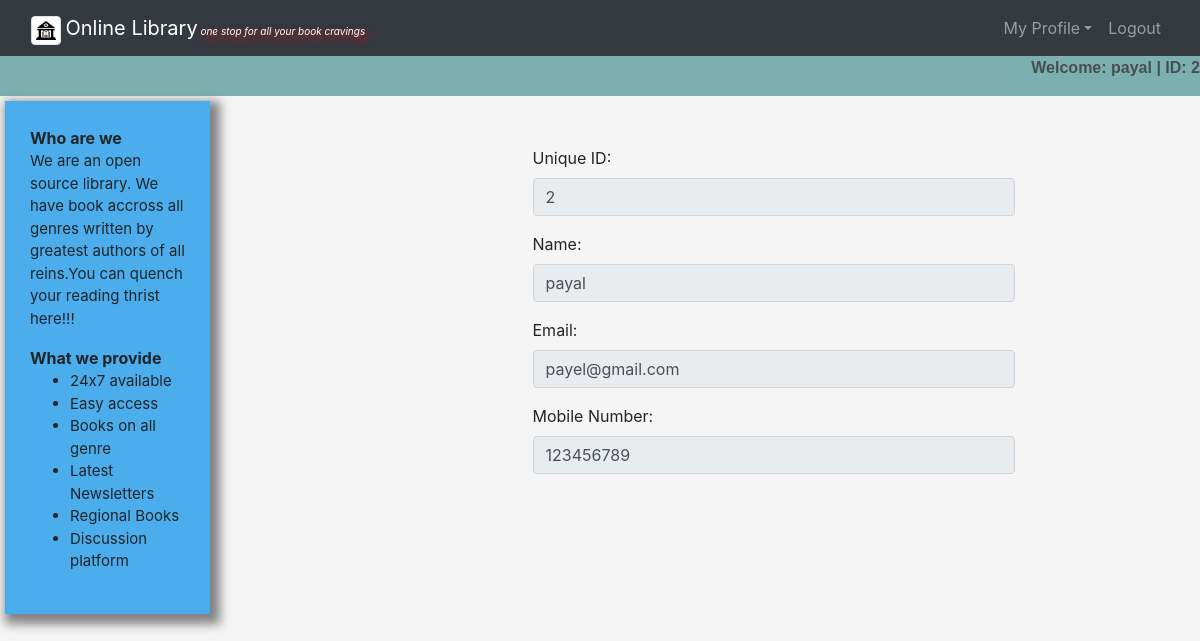
The page /view_profile.php (signed in) on the database its author committed.
### tables this page shows
CREATE TABLE `user` (
  `unid` int(20) NOT NULL,
  `name` varchar(20) NOT NULL,
  `email` varchar(50) NOT NULL,
  `password` varchar(20) NOT NULL,
  `Mobile` varchar(12) NOT NULL
);

### view_profile.php (the view, shortened to what this page needs)
<?php
    require("us_common.php");
    $connection = mysqli_connect("localhost:3060","root","");
    $unid="";
    $name="";
    $email="";
    $mobno="";
	$query = "select * from user where email = '$_SESSION[email]'";
	$query_run = mysqli_query($connection,$query);
    while ($row = mysqli_fetch_assoc($query_run)){
        $unid= $row['unid'];
        $name= $row['name'];
        $email= $row['email'];
        $mobno= $row['Mobile'];
    }
?>
<!DOCTYPE html>
<html>
    <body>
            <div class="col-md-3 col-sm-12"></div>
            <div class="col-md-5 col-sm-12">
                   <form id=prof-form>
                   <div class="form-group">
                            <label>Unique ID:</label>
                            <input type="text" class="form-control" value="<?php echo $unid;?>" disabled>
                        </div>
                        <div class="form-group">
                            <label>Name:</label>
                            <input type="text" class="form-control" value="<?php echo $name;?>" disabled>
                        </div>
                        <div class="form-group">
                            <label>Email:</label>
                            <input type="text" class="form-control" value="<?php echo $email;?>" disabled>
                        </div>
                        <div class="form-group">
                            <label>Mobile Number:</label>
                            <input type="text" class="form-control" value="<?php echo $mobno;?>" disabled>
                        </div>
                   </form>
            </div>
    </body>
</html>

### style1.css (style rules this page uses)
body { background-color: whitesmoke; }
#prof-form { margin-top: 50px; }

### rows shown on the page
user: unid "2", name "payal", email "payel@gmail.com", Mobile "123456789"

### other values the page prints
$_SESSION['name'] "payal"
$_SESSION['unid'] "2"
